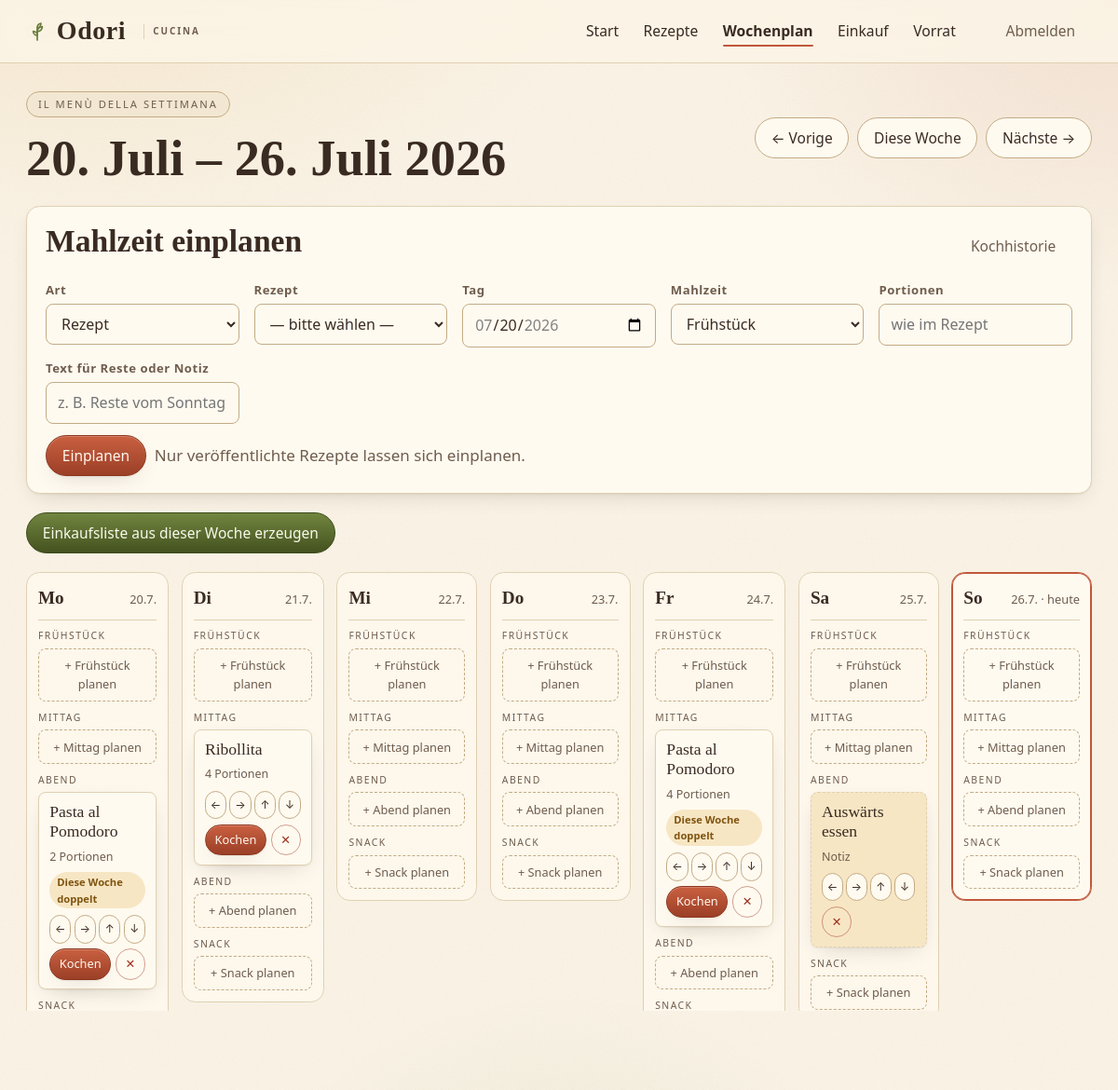
The page /plan/?date=2026-07-20&slot=breakfast (signed in) on the database its author committed.
### planning/models.py (models this page shows)
class MealPlan(models.Model):
    id = models.UUIDField(primary_key=True, default=uuid.uuid4, editable=False)
    household = models.ForeignKey(Household, on_delete=models.CASCADE, related_name="meal_plans")
    week_start_date = models.DateField()
    version = models.PositiveIntegerField(default=1)
    created_at = models.DateTimeField(auto_now_add=True)
    class Meta:
        constraints = [
            models.UniqueConstraint(
                fields=["household", "week_start_date"], name="unique_household_week"
            )
        ]
        ordering = ["-week_start_date"]

class MealSlot(models.Model):
    class Slot(models.TextChoices):
        BREAKFAST = "breakfast", "Frühstück"
        LUNCH = "lunch", "Mittag"
        DINNER = "dinner", "Abend"
        SNACK = "snack", "Snack"
    class EntryType(models.TextChoices):
        RECIPE = "recipe", "Rezept"
        LEFTOVERS = "leftovers", "Reste"
        NOTE = "note", "Notiz"
    id = models.UUIDField(primary_key=True, default=uuid.uuid4, editable=False)
    plan = models.ForeignKey(MealPlan, on_delete=models.CASCADE, related_name="slots")
    date = models.DateField()
    slot = models.CharField(max_length=16, choices=Slot.choices)
    entry_type = models.CharField(
        max_length=16, choices=EntryType.choices, default=EntryType.RECIPE
    )
    recipe = models.ForeignKey(
        Recipe, null=True, blank=True, on_delete=models.PROTECT, related_name="meal_slots"
    )
    servings = models.PositiveIntegerField(null=True, blank=True)
    notes = models.CharField(max_length=300, blank=True)
    cooked_at = models.DateTimeField(null=True, blank=True)
    version = models.PositiveIntegerField(default=1)
    created_at = models.DateTimeField(auto_now_add=True)
    class Meta:
        ordering = ["date", "created_at"]
    @property
    def is_cooked(self):
        return self.cooked_at is not None
    @property
    def display_label(self):
        if self.entry_type == self.EntryType.RECIPE and self.recipe:
            return self.recipe.title or "Unbenannter Entwurf"
        return self.notes

### recipes/models.py (models this page shows)
class Recipe(models.Model):
    class Status(models.TextChoices):
        DRAFT = "draft", "Entwurf"
        APPROVED = "approved", "Veröffentlicht"
        ARCHIVED = "archived", "Archiviert"
    id = models.UUIDField(primary_key=True, default=uuid.uuid4, editable=False)
    household = models.ForeignKey(Household, on_delete=models.CASCADE, related_name="recipes")
    title = models.CharField(max_length=200, blank=True)
    status = models.CharField(max_length=12, choices=Status.choices, default=Status.DRAFT)
    servings = models.PositiveIntegerField(null=True, blank=True)
    source = models.ForeignKey(RecipeSource, on_delete=models.PROTECT, related_name="recipes")
    created_by = models.ForeignKey(settings.AUTH_USER_MODEL, on_delete=models.PROTECT)
    archived_at = models.DateTimeField(null=True, blank=True)
    version = models.PositiveIntegerField(default=1)
    created_at = models.DateTimeField(auto_now_add=True)
    updated_at = models.DateTimeField(auto_now=True)

### planning/views.py (the view)
# urls.py: path("", login_required(views.plan_page), name="plan-current"),
def plan_page(request, week_start=None):
    try:
        start = parse_week_start(week_start)
    except ValueError:
        messages.error(request, "Ungültige Woche. Es wird die aktuelle Woche angezeigt.")
        start = current_week_start()
    household = household_for(request.user)
    plan = get_or_create_plan(user=request.user, week_start=start)
    duplicates = duplicate_recipe_ids(plan)
    recent = recently_cooked_recipe_ids(household)
    days = week_grid(plan)
    for day in days:
        for cell in day["slots"]:
            for entry in cell["entries"]:
                entry.is_duplicate = entry.recipe_id in duplicates
                entry.is_recent_repeat = entry.recipe_id in recent
    return render(
        request,
        "planning/week.html",
        {
            "plan": plan,
            "days": days,
            "slot_choices": [(key, MealSlot.Slot(key).label) for key in SLOT_SEQUENCE],
            "entry_types": MealSlot.EntryType.choices,
            "recipes": Recipe.objects.filter(
                household=household, status=Recipe.Status.APPROVED
            ).order_by("title"),
            "previous_week": start - timedelta(days=7),
            "next_week": start + timedelta(days=7),
            "this_week": current_week_start(),
            "week_end": start + timedelta(days=6),
            "default_date": request.GET.get("date", "") or start.isoformat(),
            "default_slot": request.GET.get("slot", "dinner"),
        },
    )

### core/models.py (called while the page is built)
    @property
    def name_for_display(self):
        return self.display_name or self.get_username()

### core/services.py (called while the page is built)
def household_for(user):
    membership = HouseholdMembership.objects.select_related("household").filter(user=user).first()
    if not membership:
        raise Http404("No household is available for this account.")
    return membership.household

### planning/services.py (called while the page is built, shortened)
def week_start_for(value):
    return value - timedelta(days=value.weekday())

def current_week_start():
    return week_start_for(timezone.localdate())

def parse_week_start(value):
    if not value:
        return current_week_start()

def get_or_create_plan(*, user, week_start):
    household = household_for(user)
    plan, _ = MealPlan.objects.get_or_create(household=household, week_start_date=week_start)
    return plan

def plan_slots(plan):
    return (
        MealSlot.objects.select_related("recipe").filter(plan=plan).order_by("date", "created_at")
    )

def week_grid(plan):
    by_cell = {}
    for slot in plan_slots(plan):
        by_cell.setdefault((slot.date, slot.slot), []).append(slot)
    days = []
    for offset in range(7):
        day = plan.week_start_date + timedelta(days=offset)
        days.append(
            {
                "date": day,
                "is_today": day == timezone.localdate(),
                "slots": [
                    {
                        "key": key,
                        "label": MealSlot.Slot(key).label,
                        "entries": by_cell.get((day, key), []),
                    }
                    for key in SLOT_SEQUENCE
                ],
            }
        )
    return days

def duplicate_recipe_ids(plan):
    seen = set()
    duplicates = set()
    for recipe_id in MealSlot.objects.filter(
        plan=plan, entry_type=MealSlot.EntryType.RECIPE, recipe__isnull=False
    ).values_list("recipe_id", flat=True):
        if recipe_id in seen:
            duplicates.add(recipe_id)
        seen.add(recipe_id)
    return duplicates

def recently_cooked_recipe_ids(household, days=RECENT_REPEAT_DAYS):
    since = timezone.now() - timedelta(days=days)
    return set(
        CookEvent.objects.filter(household=household, cooked_at__gte=since).values_list(
            "recipe_id", flat=True
        )
    )

### templates/planning/week.html (shortened to what this page needs)
{% extends "base.html" %}
{% block content %}
<div class="week-head">
  <div>
    <p class="hero__eyebrow" style="background:var(--surface-sunk);border-color:var(--line-strong);color:var(--text-muted)">Il menù della settimana</p>
    <h1 style="margin:0">{{ plan.week_start_date|date:"j. F" }} – {{ week_end|date:"j. F Y" }}</h1>
  </div>
  <nav class="button-row" aria-label="Woche wechseln">
    <a class="button" href="{% url 'plan-week' previous_week|date:'Y-m-d' %}" rel="prev">← Vorige</a>
    <a class="button" href="{% url 'plan-week' this_week|date:'Y-m-d' %}">Diese Woche</a>
    <a class="button" href="{% url 'plan-week' next_week|date:'Y-m-d' %}" rel="next">Nächste →</a>
  </nav>
</div>
<section class="panel">
  <div class="panel__head">
    <h2>Mahlzeit einplanen</h2>
    <a class="button ghost" href="{% url 'cook-history' %}">Kochhistorie</a>
  </div>
  <form class="form-grid" method="post" action="{% url 'slot-create' plan.week_start_date|date:'Y-m-d' %}">
    <div class="field">
      <label for="entry-type">Art</label>
      <select id="entry-type" name="entry_type">
        {% for value, label in entry_types %}<option value="{{ value }}">{{ label }}</option>{% endfor %}
      </select>
    </div>
    <div class="field">
      <label for="entry-recipe">Rezept</label>
      <select id="entry-recipe" name="recipe_id">
        <option value="">— bitte wählen —</option>
      </select>
    </div>
    <div class="field">
      <label for="entry-date">Tag</label>
      <input id="entry-date" name="date" type="date" required
             value="{{ default_date }}"
             min="{{ plan.week_start_date|date:'Y-m-d' }}" max="{{ week_end|date:'Y-m-d' }}">
    </div>
    <div class="field">
      <label for="entry-slot">Mahlzeit</label>
      <select id="entry-slot" name="slot">
        {% for value, label in slot_choices %}<option value="{{ value }}"{% if value == default_slot %} selected{% endif %}>{{ label }}</option>{% endfor %}
      </select>
    </div>
    <div class="field">
      <label for="entry-servings">Portionen</label>
      <input id="entry-servings" name="servings" type="number" min="1" inputmode="numeric" placeholder="wie im Rezept">
    </div>
    <div class="field">
      <label for="entry-notes">Text für Reste oder Notiz</label>
      <input id="entry-notes" name="notes" maxlength="300" placeholder="z. B. Reste vom Sonntag">
    </div>
    <div class="button-row">
      <button class="primary" type="submit">Einplanen</button>
      <span class="muted">Nur veröffentlichte Rezepte lassen sich einplanen.</span>
    </div>
  </form>
</section>
<form class="button-row" method="post" action="{% url 'shopping-generate' %}" style="margin:1.25rem 0">
  <button class="secondary" type="submit">Einkaufsliste aus dieser Woche erzeugen</button>
</form>
<div class="week-grid">
  {% for day in days %}
    <section class="day{% if day.is_today %} day--today{% endif %}" aria-label="{{ day.date|date:'l, j. F' }}">
      <header class="day__head">
        <span class="day__weekday">{{ day.date|date:"D" }}</span>
        <span class="day__date">{{ day.date|date:"j.n." }}{% if day.is_today %} · heute{% endif %}</span>
      </header>
      {% for cell in day.slots %}
        <div class="meal-slot">
          <span class="meal-slot__label">{{ cell.label }}</span>
          {% for entry in cell.entries %}
            <article class="meal-entry{% if entry.is_cooked %} meal-entry--cooked{% endif %}{% if entry.entry_type != 'recipe' %} meal-entry--note{% endif %}">
              {% if entry.entry_type == "recipe" and entry.recipe %}
                <a class="meal-entry__title" href="{% url 'recipe-detail' entry.recipe.id %}">{{ entry.display_label }}</a>
                <span class="meal-entry__meta">{{ entry.servings }} Portionen{% if entry.is_cooked %} · gekocht{% endif %}</span>
              {% else %}
                <span class="meal-entry__title">{{ entry.display_label }}</span>
                <span class="meal-entry__meta">{{ entry.get_entry_type_display }}</span>
              {% endif %}
              {% if entry.is_duplicate or entry.is_recent_repeat %}
                <p class="meal-entry__flags" style="margin:0">
                  {% if entry.is_duplicate %}<span class="flag">Diese Woche doppelt</span>{% endif %}
                </p>
              {% endif %}
              <div class="meal-entry__tools">
                {% if not entry.is_cooked %}
                  <div class="meal-entry__move" role="group" aria-label="{{ entry.display_label }} verschieben">
                    <form method="post" action="{% url 'slot-move' entry.id %}">
                      <button type="submit" title="Einen Tag früher"><span aria-hidden="true">←</span><span class="sr-only">{{ entry.display_label }} einen Tag früher</span></button>
                    </form>
                    <form method="post" action="{% url 'slot-move' entry.id %}">
                      <button type="submit" title="Einen Tag später"><span aria-hidden="true">→</span><span class="sr-only">{{ entry.display_label }} einen Tag später</span></button>
                    </form>
                    <form method="post" action="{% url 'slot-move' entry.id %}">
                      <button type="submit" title="Frühere Mahlzeit"><span aria-hidden="true">↑</span><span class="sr-only">{{ entry.display_label }} zur früheren Mahlzeit</span></button>
                    </form>
                    <form method="post" action="{% url 'slot-move' entry.id %}">
                      <button type="submit" title="Spätere Mahlzeit"><span aria-hidden="true">↓</span><span class="sr-only">{{ entry.display_label }} zur späteren Mahlzeit</span></button>
                    </form>
                  </div>
                {% endif %}
                <div class="meal-entry__actions">
                  {% if entry.entry_type == "recipe" %}
                    {% if entry.is_cooked %}
                      <form method="post" action="{% url 'slot-uncook' entry.id %}">
                        {% csrf_token %}
                        <button type="submit">Zurücknehmen</button>
                      </form>
                    {% else %}
                      <a class="button primary" href="{% url 'kitchen-mode' entry.id %}">Kochen</a>
                    {% endif %}
                  {% endif %}
                  <form method="post" action="{% url 'slot-delete' entry.id %}">
                    <button class="danger" type="submit"><span aria-hidden="true">✕</span><span class="sr-only">{{ entry.display_label }} entfernen</span></button>
                  </form>
                </div>
              </div>
            </article>
          {% empty %}
            <a class="slot-empty" href="?date={{ day.date|date:'Y-m-d' }}&amp;slot={{ cell.key }}#entry-type">
              + {{ cell.label }} planen
            </a>
          {% endfor %}
        </div>
      {% endfor %}
    </section>
  {% endfor %}
</div>
{% endblock %}

### rows shown on the page
MealPlan: week_start_date "20. Juli", date "07/20/2026"
MealSlot: display_label "Pasta al Pomodoro", servings "2", shows "Diese Woche doppelt", shows "Kochen"
MealSlot: display_label "Ribollita", servings "4", shows "Kochen"
MealSlot: display_label "Pasta al Pomodoro", servings "4", shows "Diese Woche doppelt", shows "Kochen"
MealSlot: display_label "Auswärts essen", entry_type "Notiz"

### other values the page prints
{{ week_end|date:"j. F Y" }} "26. Juli 2026"
{{ day.date|date:"D" }} "Mo" "Di" "Mi" "Do" "Fr" "Sa" "So"
{{ day.date|date:"j.n." }} "20.7." "21.7." "22.7." "23.7." "24.7." "25.7." "26.7."
{{ cell.label }} "FRÜHSTÜCK" "MITTAG" "ABEND" "SNACK" "FRÜHSTÜCK" "MITTAG" "ABEND" "SNACK" "FRÜHSTÜCK" "MITTAG" "ABEND" "SNACK" "FRÜHSTÜCK" "MITTAG" "ABEND" "SNACK" "FRÜHSTÜCK" "MITTAG" "ABEND" "SNACK" "FRÜHSTÜCK" "MITTAG" "ABEND" "SNACK" "FRÜHSTÜCK" "MITTAG" "ABEND" "SNACK"
{{ cell.label }} "Frühstück" "Mittag" "Frühstück" "Abend" "Snack" "Frühstück" "Mittag" "Abend" "Snack" "Frühstück" "Mittag" "Abend" "Snack" "Frühstück" "Abend" "Frühstück" "Mittag" "Snack" "Frühstück" "Mittag" "Abend" "Snack"
form field entry_type "Rezept"
form field slot "Frühstück"
